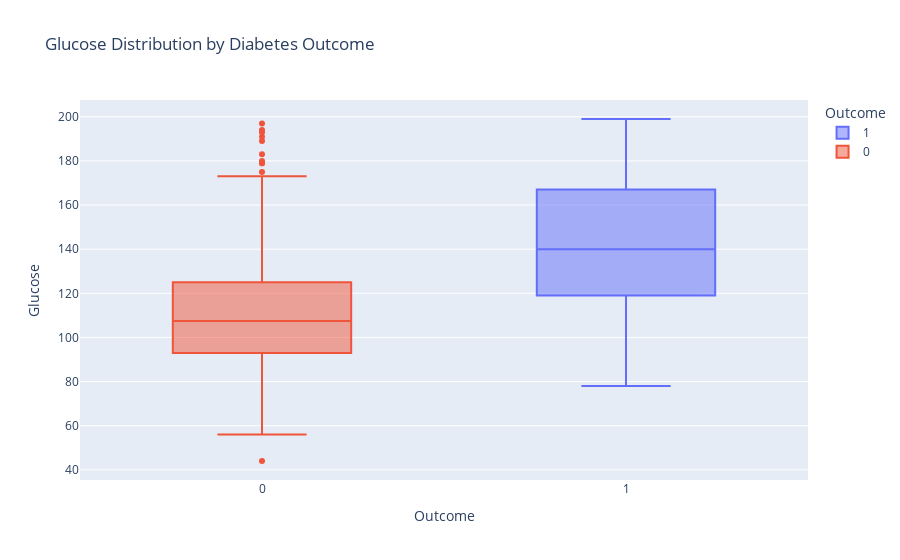
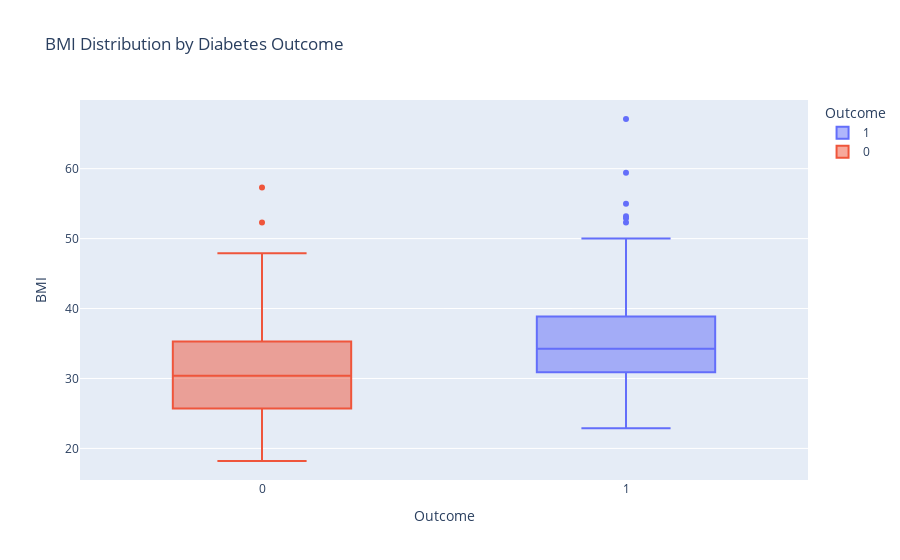
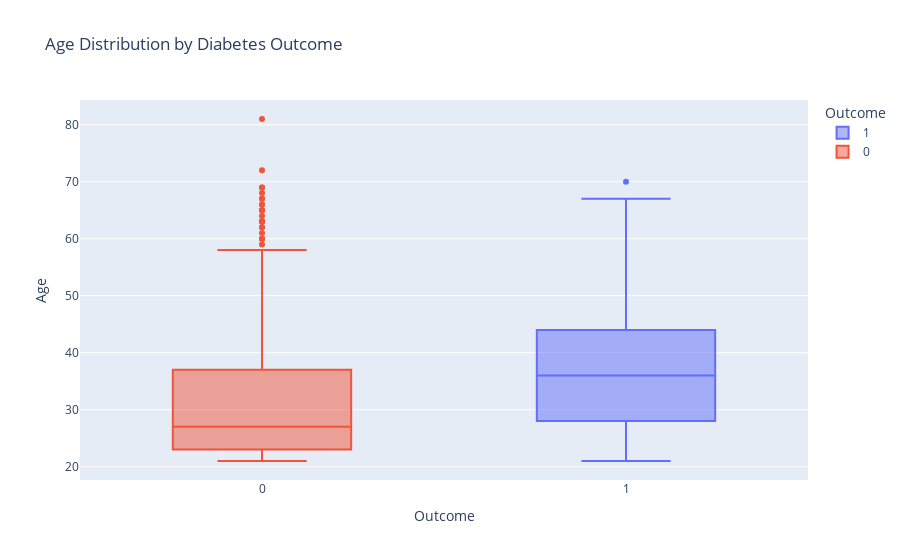
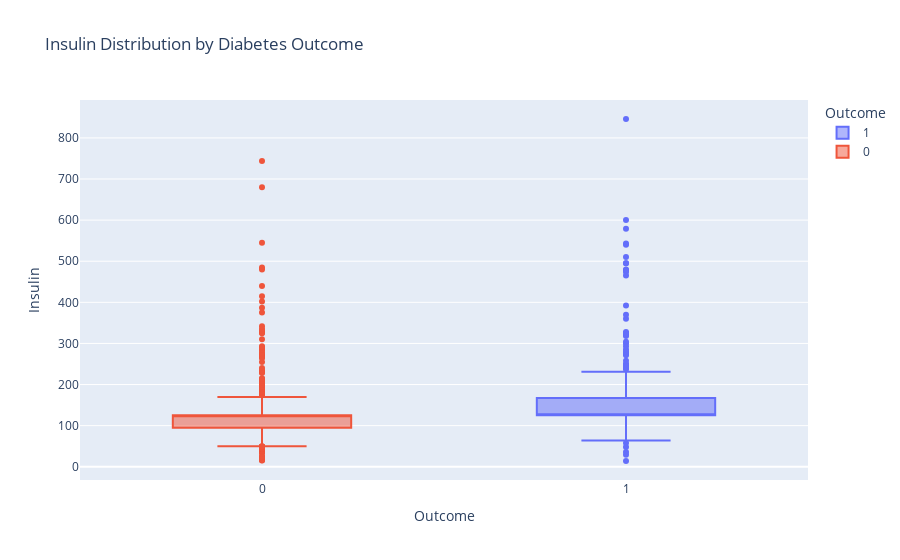

The notebook cell saved with these charts, in order:
### Code cell
for col in ['Glucose', 'BMI', 'Age', 'Insulin']:
    fig = px.box(df, x="Outcome", y=col, color="Outcome",
                 title=f"{col} Distribution by Diabetes Outcome")
    fig.show()

### Figure 1 — Plotly figure (JSON) as saved in the notebook; plotly's stock layout.template omitted (floating-point values rounded to 4 significant figures; data arrays with more than 128 entries replaced by an {"elided": "..."} marker saying what was removed)
{"data": [{"alignmentgroup": "True", "hovertemplate": "Outcome=%{x}<br>Glucose=%{y}<extra></extra>", "legendgroup": "1", "marker": {"color": "#636efa"}, "name": "1", "notched": false, "offsetgroup": "1", "orientation": "v", "showlegend": true, "type": "box", "x": {"elided": "268 int values"}, "x0": " ", "xaxis": "x", "y": {"elided": "268 float values"}, "y0": " ", "yaxis": "y"}, {"alignmentgroup": "True", "hovertemplate": "Outcome=%{x}<br>Glucose=%{y}<extra></extra>", "legendgroup": "0", "marker": {"color": "#EF553B"}, "name": "0", "notched": false, "offsetgroup": "0", "orientation": "v", "showlegend": true, "type": "box", "x": {"elided": "500 int values"}, "x0": " ", "xaxis": "x", "y": {"elided": "500 float values"}, "y0": " ", "yaxis": "y"}], "layout": {"boxmode": "overlay", "legend": {"title": {"text": "Outcome"}, "tracegroupgap": 0}, "title": {"text": "Glucose Distribution by Diabetes Outcome"}, "xaxis": {"anchor": "y", "categoryarray": [1, 0], "categoryorder": "array", "domain": [0, 1], "title": {"text": "Outcome"}}, "yaxis": {"anchor": "x", "domain": [0, 1], "title": {"text": "Glucose"}}}}

### Figure 2 — Plotly figure (JSON) as saved in the notebook; plotly's stock layout.template omitted (floating-point values rounded to 4 significant figures; data arrays with more than 128 entries replaced by an {"elided": "..."} marker saying what was removed)
{"data": [{"alignmentgroup": "True", "hovertemplate": "Outcome=%{x}<br>BMI=%{y}<extra></extra>", "legendgroup": "1", "marker": {"color": "#636efa"}, "name": "1", "notched": false, "offsetgroup": "1", "orientation": "v", "showlegend": true, "type": "box", "x": {"elided": "268 int values"}, "x0": " ", "xaxis": "x", "y": {"elided": "268 float values"}, "y0": " ", "yaxis": "y"}, {"alignmentgroup": "True", "hovertemplate": "Outcome=%{x}<br>BMI=%{y}<extra></extra>", "legendgroup": "0", "marker": {"color": "#EF553B"}, "name": "0", "notched": false, "offsetgroup": "0", "orientation": "v", "showlegend": true, "type": "box", "x": {"elided": "500 int values"}, "x0": " ", "xaxis": "x", "y": {"elided": "500 float values"}, "y0": " ", "yaxis": "y"}], "layout": {"boxmode": "overlay", "legend": {"title": {"text": "Outcome"}, "tracegroupgap": 0}, "title": {"text": "BMI Distribution by Diabetes Outcome"}, "xaxis": {"anchor": "y", "categoryarray": [1, 0], "categoryorder": "array", "domain": [0, 1], "title": {"text": "Outcome"}}, "yaxis": {"anchor": "x", "domain": [0, 1], "title": {"text": "BMI"}}}}

### Figure 3 — Plotly figure (JSON) as saved in the notebook; plotly's stock layout.template omitted (floating-point values rounded to 4 significant figures; data arrays with more than 128 entries replaced by an {"elided": "..."} marker saying what was removed)
{"data": [{"alignmentgroup": "True", "hovertemplate": "Outcome=%{x}<br>Age=%{y}<extra></extra>", "legendgroup": "1", "marker": {"color": "#636efa"}, "name": "1", "notched": false, "offsetgroup": "1", "orientation": "v", "showlegend": true, "type": "box", "x": {"elided": "268 int values"}, "x0": " ", "xaxis": "x", "y": {"elided": "268 int values"}, "y0": " ", "yaxis": "y"}, {"alignmentgroup": "True", "hovertemplate": "Outcome=%{x}<br>Age=%{y}<extra></extra>", "legendgroup": "0", "marker": {"color": "#EF553B"}, "name": "0", "notched": false, "offsetgroup": "0", "orientation": "v", "showlegend": true, "type": "box", "x": {"elided": "500 int values"}, "x0": " ", "xaxis": "x", "y": {"elided": "500 int values"}, "y0": " ", "yaxis": "y"}], "layout": {"boxmode": "overlay", "legend": {"title": {"text": "Outcome"}, "tracegroupgap": 0}, "title": {"text": "Age Distribution by Diabetes Outcome"}, "xaxis": {"anchor": "y", "categoryarray": [1, 0], "categoryorder": "array", "domain": [0, 1], "title": {"text": "Outcome"}}, "yaxis": {"anchor": "x", "domain": [0, 1], "title": {"text": "Age"}}}}

### Figure 4 — Plotly figure (JSON) as saved in the notebook; plotly's stock layout.template omitted (floating-point values rounded to 4 significant figures; data arrays with more than 128 entries replaced by an {"elided": "..."} marker saying what was removed)
{"data": [{"alignmentgroup": "True", "hovertemplate": "Outcome=%{x}<br>Insulin=%{y}<extra></extra>", "legendgroup": "1", "marker": {"color": "#636efa"}, "name": "1", "notched": false, "offsetgroup": "1", "orientation": "v", "showlegend": true, "type": "box", "x": {"elided": "268 int values"}, "x0": " ", "xaxis": "x", "y": {"elided": "268 float values"}, "y0": " ", "yaxis": "y"}, {"alignmentgroup": "True", "hovertemplate": "Outcome=%{x}<br>Insulin=%{y}<extra></extra>", "legendgroup": "0", "marker": {"color": "#EF553B"}, "name": "0", "notched": false, "offsetgroup": "0", "orientation": "v", "showlegend": true, "type": "box", "x": {"elided": "500 int values"}, "x0": " ", "xaxis": "x", "y": {"elided": "500 float values"}, "y0": " ", "yaxis": "y"}], "layout": {"boxmode": "overlay", "legend": {"title": {"text": "Outcome"}, "tracegroupgap": 0}, "title": {"text": "Insulin Distribution by Diabetes Outcome"}, "xaxis": {"anchor": "y", "categoryarray": [1, 0], "categoryorder": "array", "domain": [0, 1], "title": {"text": "Outcome"}}, "yaxis": {"anchor": "x", "domain": [0, 1], "title": {"text": "Insulin"}}}}
